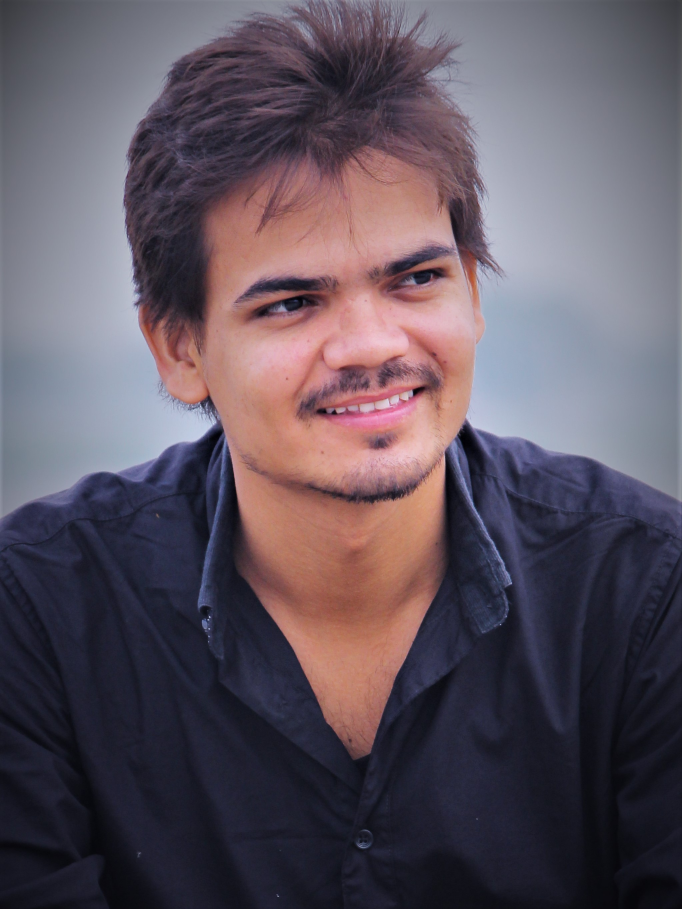
#> input picture InternBatch/python/tkinter_apps/images/sachin.jpg, 2045 x 2727 px, found by its file name (shown at 1/3 size)
$ python imfile.py
#> lines starting #> are read from the running program, lines starting #| are printed output that depends on the picture
import tkinter as tk
from PIL.ImageTk import PhotoImage
import PIL
import cv2

im = cv2.imread('images/sachin.jpg')
#> im is the input picture: shape (2727, 2045, 3); mean B, G, R 95.2, 84.1, 94.5
im = cv2.cvtColor(im, cv2.COLOR_BGR2RGBA)
#> im: shape (2727, 2045, 4)
im = cv2.resize(im, (600, 400))
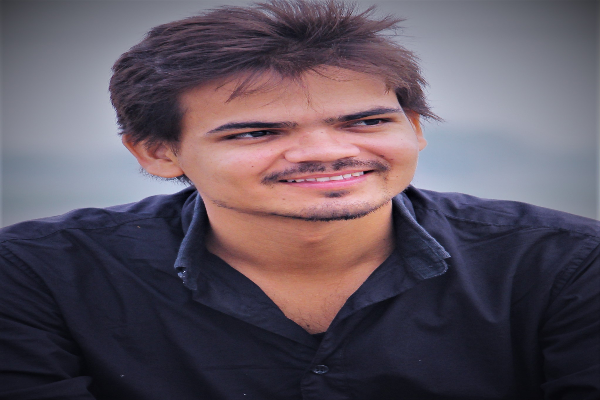
#> im: shape (400, 600, 4); mean R, G, B, A 94.4, 84, 95.1, 255
im = PIL.Image.fromarray(im)

# open powershell window with root privileges (run as adminstrator)
# python -m pip install opencv-python
root = tk.Tk()
im = PhotoImage(image=im)

lb = tk.Label(root,  text="Sachin Yadav\nGrras Solutions Pvt. Ltd,\nJaipur",image=im, font=("Courier", 35, 'bold'),
fg='white', compound=tk.LEFT, justify=tk.LEFT, bg='#333333')

lb.pack()
root.mainloop()
